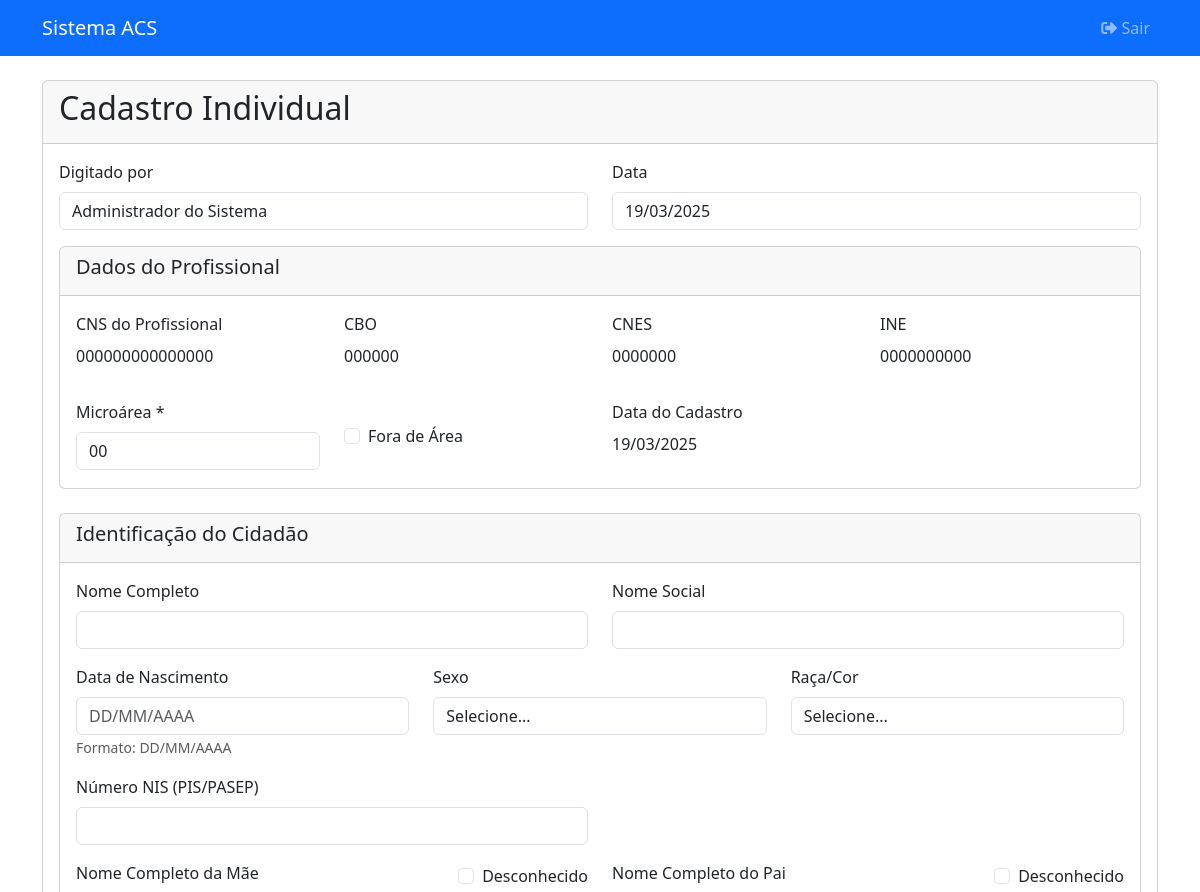
/cadastro/novo (signed in, upper part), run on an earlier commit of the app's database.
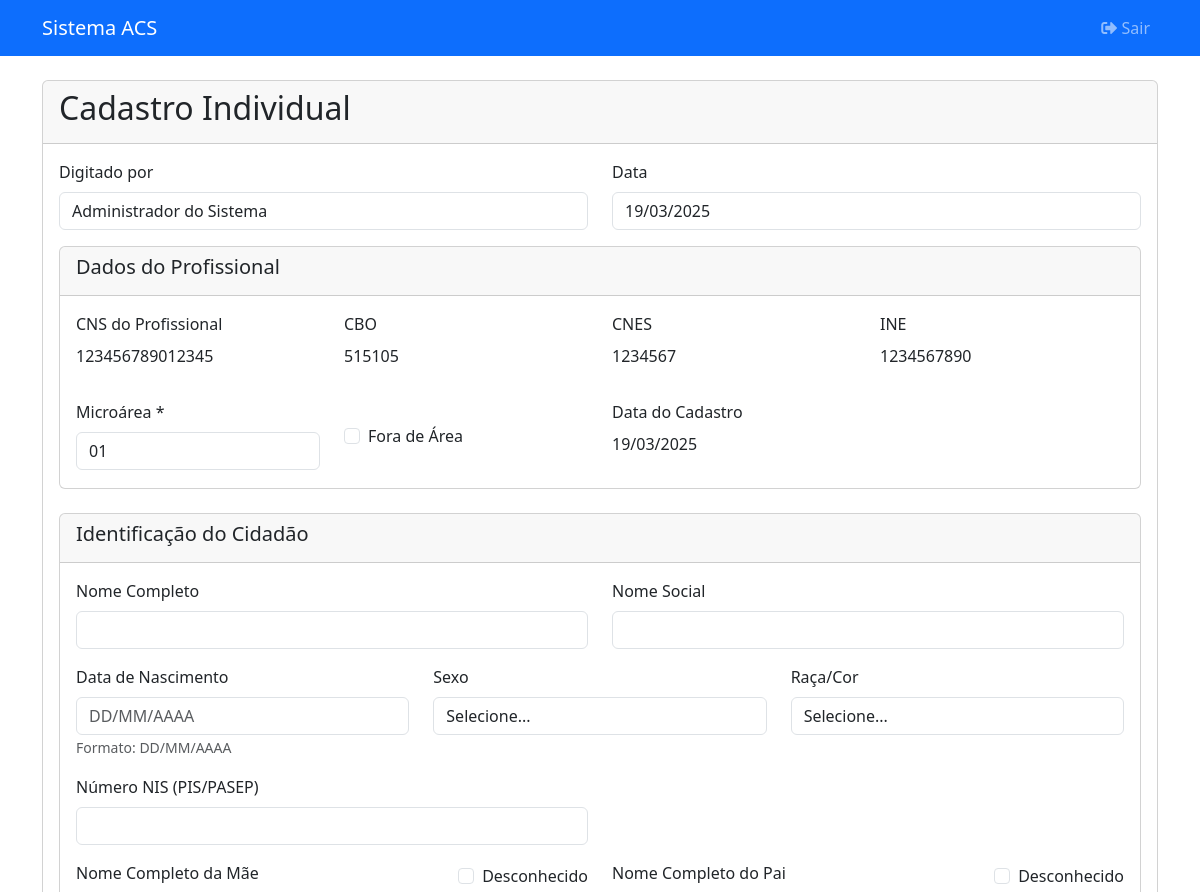
And on a later commit of the database.
### app/models/user.py (models this page shows, shortened)
class User(UserMixin, db.Model):
    __tablename__ = 'users'
    id = db.Column(db.Integer, primary_key=True)
    username = db.Column(db.String(64), unique=True, nullable=False)
    password_hash = db.Column(db.String(128))
    nome_completo = db.Column(db.String(70), nullable=False)
    cns = db.Column(db.String(15), nullable=False)
    cbo = db.Column(db.String(6), nullable=False)
    cnes = db.Column(db.String(7), nullable=False)
    ine = db.Column(db.String(10), nullable=False)
    microarea = db.Column(db.String(2), nullable=False)
    is_admin = db.Column(db.Boolean, default=False)
    criado_em = db.Column(db.DateTime, default=datetime.utcnow)
    atualizado_em = db.Column(db.DateTime, default=datetime.utcnow, onupdate=datetime.utcnow)

### app/routes/cadastro.py (the view, shortened to what this page needs)
@bp.route('/cadastro/novo', methods=['GET', 'POST'])
@login_required
def novo_cadastro():
    form = CadastroIndividualForm()
    if request.method == 'GET':
        form.digitado_por.data = current_user.nome_completo
        form.data_digitacao.data = datetime.now().strftime('%d/%m/%Y')
        form.microarea.data = current_user.microarea  # Prellenar con la microárea del ACS
    dados_profissional = {
        'cns_profissional': current_user.cns,
        'cbo': current_user.cbo,
        'cnes': current_user.cnes,
        'ine': current_user.ine,
        'microarea': current_user.microarea,
        'data_cadastro': datetime.now().strftime('%d/%m/%Y')
    }
    if form.errors:
        flash('Por favor, corrija os erros no formulário.', 'danger')
    return render_template('cadastro/form.html', form=form, dados_profissional=dados_profissional)

### app/__init__.py (called while the page is built)
@login_manager.user_loader
def load_user(id):
    from app.models import User
    return User.query.get(int(id))

### app/templates/cadastro/form.html (shortened to what this page needs)
{% extends "base.html" %}
{% block content %}
<div class="container mt-4">
    <div class="card">
        <div class="card-header">
            <h2>Cadastro Individual</h2>
        </div>
        <div class="card-body">
            <form method="POST" class="needs-validation" novalidate>
                <div class="row mb-3">
                    <div class="col-md-6">
                        {{ form.digitado_por.label(class="form-label") }}
                        {{ form.digitado_por(class="form-control", readonly=true) }}
                    </div>
                    <div class="col-md-6">
                        {{ form.data_digitacao.label(class="form-label") }}
                        {{ form.data_digitacao(class="form-control", readonly=true) }}
                    </div>
                </div>
                <div class="card mb-4">
                    <div class="card-header">
                        <h5>Dados do Profissional</h5>
                    </div>
                    <div class="card-body">
                        <div class="row">
                            <div class="col-md-3">
                                <label class="form-label">CNS do Profissional</label>
                                <p class="form-control-static">{{ dados_profissional.cns_profissional }}</p>
                            </div>
                            <div class="col-md-3">
                                <label class="form-label">CBO</label>
                                <p class="form-control-static">{{ dados_profissional.cbo }}</p>
                            </div>
                            <div class="col-md-3">
                                <label class="form-label">CNES</label>
                                <p class="form-control-static">{{ dados_profissional.cnes }}</p>
                            </div>
                            <div class="col-md-3">
                                <label class="form-label">INE</label>
                                <p class="form-control-static">{{ dados_profissional.ine }}</p>
                            </div>
                        </div>
                        <div class="row mt-3">
                            <div class="col-md-3">
                                {{ form.microarea.label(class="form-label") }}
                                {{ form.microarea(class="form-control", readonly=true) }}
                            </div>
                            <div class="col-md-3">
                                <div class="form-check mt-4">
                                    {{ form.fora_area(class="form-check-input") }}
                                    {{ form.fora_area.label(class="form-check-label") }}
                                </div>
                            </div>
                            <div class="col-md-3">
                                <label class="form-label">Data do Cadastro</label>
                                <p class="form-control-static">{{ dados_profissional.data_cadastro }}</p>
                            </div>
                        </div>
                    </div>
                </div>
                <div class="card mb-4">
                    <div class="card-header">
                        <h5>Identificação do Cidadão</h5>
                    </div>
                    <div class="card-body">
                        <div class="row">
                            <div class="col-md-6 mb-3">
                                {{ form.nome_completo.label(class="form-label") }}
                                {{ form.nome_completo(class="form-control" + (" is-invalid" if form.nome_completo.errors else "")) }}
                            </div>
                            <div class="col-md-6 mb-3">
                                {{ form.nome_social.label(class="form-label") }}
                                {{ form.nome_social(class="form-control") }}
                            </div>
                        </div>
                        <div class="row">
                            <div class="col-md-4 mb-3">
                                {{ form.data_nascimento.label(class="form-label") }}
                                {{ form.data_nascimento(class="form-control" + (" is-invalid" if form.data_nascimento.errors else ""),
                                                       placeholder="DD/MM/AAAA",
                                                       maxlength="10") }}
                                <small class="form-text text-muted">Formato: DD/MM/AAAA</small>
                            </div>
                            <div class="col-md-4 mb-3">
                                {{ form.sexo.label(class="form-label") }}
                                {{ form.sexo(class="form-control" + (" is-invalid" if form.sexo.errors else "")) }}
                            </div>
                            <div class="col-md-4 mb-3">
                                {{ form.raca_cor.label(class="form-label") }}
                                {{ form.raca_cor(class="form-control" + (" is-invalid" if form.raca_cor.errors else "")) }}
                            </div>
                        </div>
                        <div class="row">
                            <div class="col-md-6 mb-3">
                                {{ form.numero_nis.label(class="form-label") }}
                                {{ form.numero_nis(class="form-control" + (" is-invalid" if form.numero_nis.errors else "")) }}
                            </div>
                        </div>
                        <div class="row">
                            <div class="col-md-6 mb-3">
                                <div class="d-flex justify-content-between align-items-center">
                                    {{ form.nome_mae.label(class="form-label") }}
                                    <div class="form-check">
                                        {{ form.mae_desconhecida(class="form-check-input") }}
                                        {{ form.mae_desconhecida.label(class="form-check-label") }}
                                    </div>
                                </div>
                            </div>
                            <div class="col-md-6 mb-3">
                                <div class="d-flex justify-content-between align-items-center">
                                    {{ form.nome_pai.label(class="form-label") }}
                                    <div class="form-check">
                                        {{ form.pai_desconhecido(class="form-check-input") }}
                                        {{ form.pai_desconhecido.label(class="form-check-label") }}
                                    </div>
                                </div>
                            </div>
                        </div>
                    </div>
                </div>
            </form>
        </div>
    </div>
</div>
{% endblock %}

### app/templates/base.html (shortened to what this page needs)
<!DOCTYPE html>
<html lang="pt-BR">
<head>
    {{ bootstrap.load_css() }}
    <link rel="stylesheet" href="https://cdnjs.cloudflare.com/ajax/libs/font-awesome/5.15.4/css/all.min.css">
    <link rel="stylesheet" href="{{ url_for('static', filename='css/style.css') }}">
</head>
<body>
    <nav class="navbar navbar-expand-lg navbar-dark bg-primary">
        <div class="container">
            <a class="navbar-brand" href="{{ url_for('main.index') }}">Sistema ACS</a>
            {% if current_user.is_authenticated %}
            <div class="collapse navbar-collapse" id="navbarNav">
                <ul class="navbar-nav ms-auto">
                    <li class="nav-item">
                        <a class="nav-link" href="{{ url_for('auth.logout') }}">
                            <i class="fas fa-sign-out-alt"></i> Sair
                        </a>
                    </li>
                </ul>
            </div>
            {% endif %}
        </div>
    </nav>
    {% block content %}{% endblock %}
</body>
</html>

What changed in the data, as far as the page shows it:
changed User: cns_profissional "000000000000000" → "123456789012345"; cbo "000000" → "515105"; cnes "0000000" → "1234567"; ine "0000000000" → "1234567890"; microarea "00" → "01"
